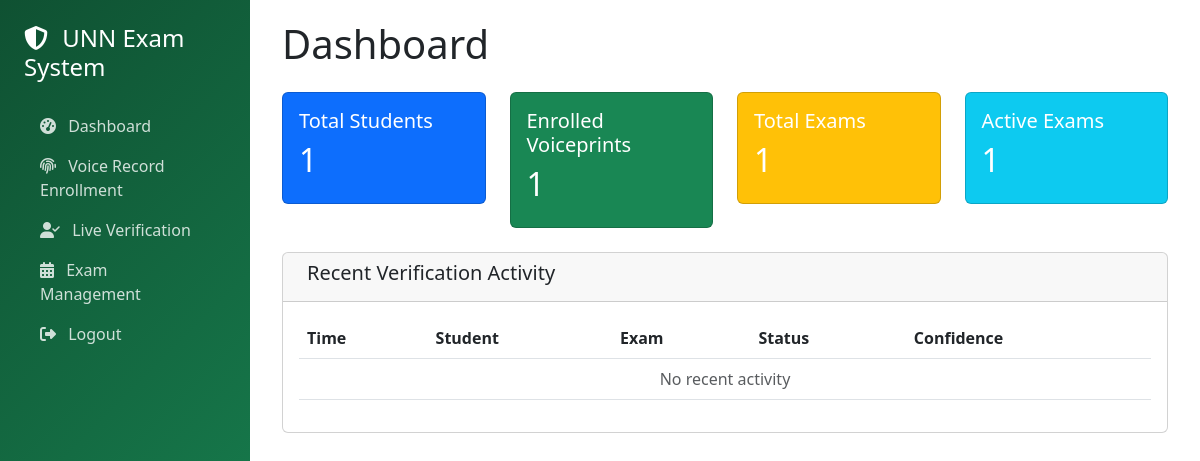
Page /dashboard (signed in) on the earlier database version.
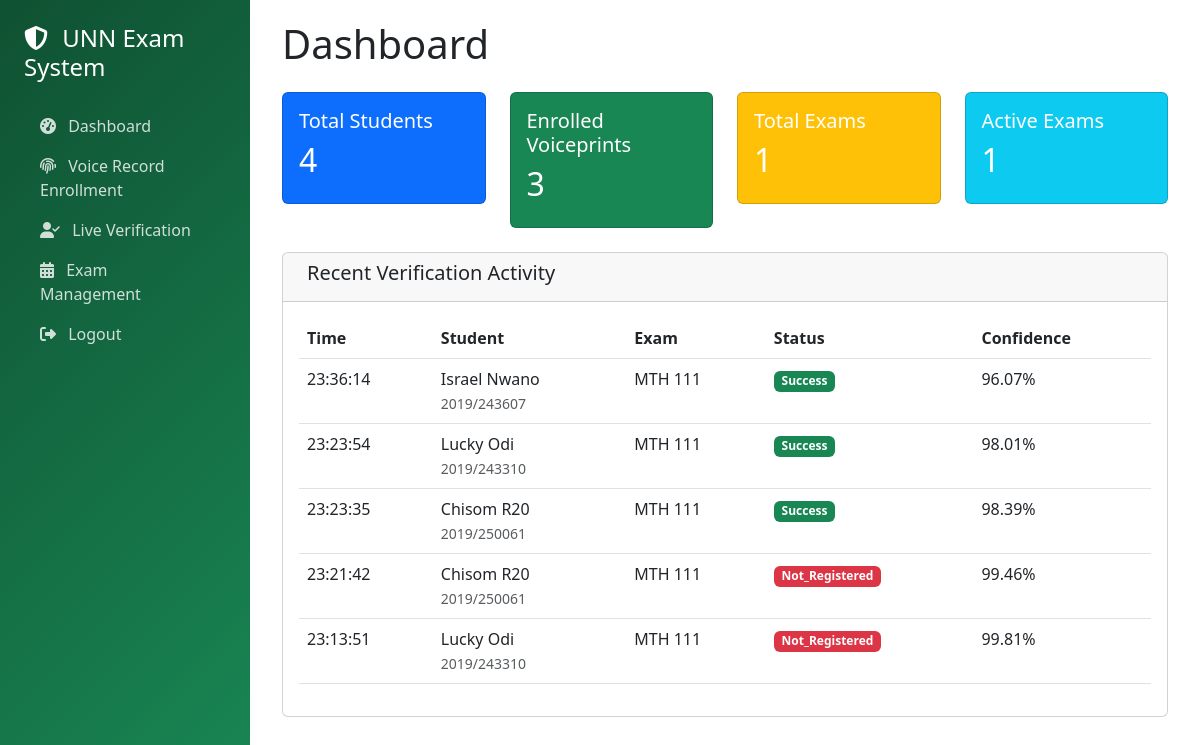
Same page on the later database version.
### app.py (models this page shows, shortened)
class VerificationAttempt(db.Model):
    __tablename__ = "verification_attempts"
    id: Mapped[int] = mapped_column(Integer, primary_key=True)
    exam_id: Mapped[int] = mapped_column(ForeignKey("exams.id"), nullable=False, index=True)
    student_id: Mapped[Optional[int]] = mapped_column(ForeignKey("students.id"), nullable=True, index=True)
    template_matched: Mapped[Optional[int]] = mapped_column(ForeignKey("voiceprint_templates.id"), index=True)
    verification_timestamp: Mapped[datetime] = mapped_column(DateTime, default=lambda: datetime.now(timezone.utc),
                                                             index=True)
    verification_status: Mapped[str] = mapped_column(String(20),
                                                     nullable=False)  # success, failed, duplicate, not_registered
    confidence_score: Mapped[Optional[Decimal]] = mapped_column(Numeric(5, 2))
    attempt_number: Mapped[int] = mapped_column(Integer, default=1)
    error_message: Mapped[Optional[str]] = mapped_column(Text)
    exam: Mapped["Exam"] = relationship(back_populates="verifications")
    student: Mapped[Optional["Student"]] = relationship()
    matched_template: Mapped[Optional["VoiceprintTemplate"]] = relationship(
        back_populates="verification_attempts"
    )

class Student(db.Model):
    __tablename__ = "students"
    id: Mapped[int] = mapped_column(Integer, primary_key=True)
    registration_number: Mapped[str] = mapped_column(String(20), unique=True, nullable=False, index=True)
    first_name: Mapped[str] = mapped_column(String(100), nullable=False)
    last_name: Mapped[str] = mapped_column(String(100), nullable=False)
    email: Mapped[Optional[str]] = mapped_column(String(255))
    department: Mapped[Optional[str]] = mapped_column(String(100))
    voiceprints: Mapped[List["VoiceprintTemplate"]] = relationship(
        back_populates="student",
        lazy="selectin",  # Changed from "select" for better performance
        cascade="all, delete-orphan"
    )
    registrations: Mapped[List["ExamRegistration"]] = relationship(
        back_populates="student",
        lazy="select"
    )

class Exam(db.Model):
    __tablename__ = "exams"
    id: Mapped[int] = mapped_column(Integer, primary_key=True)
    exam_code: Mapped[str] = mapped_column(String(20), nullable=False, unique=True, index=True)
    exam_title: Mapped[str] = mapped_column(String(255), nullable=False)
    exam_date: Mapped[date] = mapped_column(Date, nullable=False, index=True)
    start_time: Mapped[time] = mapped_column(Time, nullable=False)
    end_time: Mapped[Optional[time]] = mapped_column(Time)
    venue: Mapped[Optional[str]] = mapped_column(String(255))
    duration_minutes: Mapped[int] = mapped_column(Integer, default=180)
    status: Mapped[str] = mapped_column(String(20), default="scheduled",
                                        index=True)  # scheduled, active, completed, cancelled
    max_capacity: Mapped[Optional[int]] = mapped_column(Integer)
    created_at: Mapped[datetime] = mapped_column(DateTime, default=lambda: datetime.now(timezone.utc))
    updated_at: Mapped[datetime] = mapped_column(DateTime, default=lambda: datetime.now(timezone.utc),
                                                 onupdate=lambda: datetime.now(timezone.utc))
    registrations: Mapped[List["ExamRegistration"]] = relationship(
        back_populates="exam",
        lazy="select",
        cascade="all, delete-orphan"
    )
    verifications: Mapped[List["VerificationAttempt"]] = relationship(
        back_populates="exam",
        lazy="select",
        cascade="all, delete-orphan"
    )
    sessions: Mapped[List["VerificationSession"]] = relationship(
        back_populates="exam",
        cascade="all, delete-orphan"
    )
    attendance_records: Mapped[List["AttendanceRecord"]] = relationship(
        back_populates="exam",
        cascade="all, delete-orphan"
    )

### app.py (the view)
@app.route("/dashboard")
def dashboard():
    stats = {
        'total_students': db.session.execute(
            select(func.count()).select_from(Student)
        ).scalar(),
        'enrolled_fingerprints': db.session.execute(
            select(func.count(distinct(VoiceprintTemplate.student_id)))
        ).scalar(),
        'total_exams': db.session.execute(
            select(func.count()).select_from(Exam)
        ).scalar(),
        'active_exams': db.session.execute(
            select(func.count()).select_from(Exam).where(Exam.status == 'active')
        ).scalar()
    }
    stmt = select(
        VerificationAttempt,
        Student.registration_number,
        Student.first_name,
        Student.last_name,
        Exam.exam_code
    ).outerjoin(Student).join(Exam).order_by(
        VerificationAttempt.verification_timestamp.desc()
    ).limit(5)
    recent_verifications = db.session.execute(stmt).all()
    return render_template("dashboard.html",
                           stats=stats,
                           recent_verifications=recent_verifications,
                           current_user=current_user)

### app.py (called while the page is built)
@login_manager.user_loader
def load_user(user_id):
    return db.get_or_404(User, user_id)

### templates/dashboard.html (shortened to what this page needs)
{% extends "base.html" %}
{% block content %}
<div class="container-fluid">
    <h1 class="mb-4">Dashboard</h1>
     {% if current_user.id < 3 %}
    <div class="row mb-4">
        <div class="col-md-3">
            <div class="card bg-primary text-white">
                <div class="card-body">
                    <h5>Total Students</h5>
                    <h2>{{ stats.total_students }}</h2>
                </div>
            </div>
        </div>
        <div class="col-md-3">
            <div class="card bg-success text-white">
                <div class="card-body">
                    <h5>Enrolled Voiceprints</h5>
                    <h2>{{ stats.enrolled_fingerprints }}</h2>
                </div>
            </div>
        </div>
        <div class="col-md-3">
            <div class="card bg-warning text-white">
                <div class="card-body">
                    <h5>Total Exams</h5>
                    <h2>{{ stats.total_exams }}</h2>
                </div>
            </div>
        </div>
        <div class="col-md-3">
            <div class="card bg-info text-white">
                <div class="card-body">
                    <h5>Active Exams</h5>
                    <h2>{{ stats.active_exams }}</h2>
                </div>
            </div>
        </div>
    </div>
    {% else %}
    <p>Nothing for you</p>
    {% endif %}
    <div class="card">
        <div class="card-header">
            <h5>Recent Verification Activity</h5>
        </div>
        <div class="card-body">
            <div class="table-responsive">
                <table class="table table-hover">
                    <thead>
                        <tr>
                            <th>Time</th>
                            <th>Student</th>
                            <th>Exam</th>
                            <th>Status</th>
                            <th>Confidence</th>
                        </tr>
                    </thead>
                    <tbody>
                        {% for attempt, reg_no, first_name, last_name, exam_code in recent_verifications %}
                        <tr>
                            <td>{{ attempt.verification_timestamp.strftime('%H:%M:%S') }}</td>
                            <td>
                                {% if first_name %}
                                    {{ first_name }} {{ last_name }}<br>
                                    <small class="text-muted">{{ reg_no }}</small>
                                {% else %}
                                    Unknown
                                {% endif %}
                            </td>
                            <td>{{ exam_code }}</td>
                            <td>
                                <span class="badge bg-{{ 'success' if attempt.verification_status == 'success' else 'danger' }}">
                                    {{ attempt.verification_status.title() }}
                                </span>
                            </td>
                            <td>{{ attempt.confidence_score or 'N/A' }}%</td>
                        </tr>
                        {% else %}
                        <tr>
                            <td colspan="5" class="text-center text-muted">No recent activity</td>
                        </tr>
                        {% endfor %}
                    </tbody>
                </table>
            </div>
        </div>
    </div>
</div>
{% endblock %}

### templates/base.html (shortened to what this page needs)
<!DOCTYPE html>
<html lang="en">
<head>
    <link href="https://cdnjs.cloudflare.com/ajax/libs/bootstrap/5.3.0/css/bootstrap.min.css" rel="stylesheet">
    <link href="https://cdnjs.cloudflare.com/ajax/libs/font-awesome/6.4.0/css/all.min.css" rel="stylesheet">
</head>
<body>
    <nav class="sidebar">
        <div class="p-4">
            <h4 class="text-white mb-4">
                <i class="fas fa-shield-alt me-2"></i>
                UNN Exam System
            </h4>
            <ul class="nav flex-column">
                {% if current_user.id < 3 %}
                <li class="nav-item">
                    <a class="nav-link {% if request.endpoint == 'index' %}active{% endif %}" href="{{ url_for('dashboard') }}">
                        <i class="fas fa-tachometer-alt me-2"></i> Dashboard
                    </a>
                </li>
                <li class="nav-item">
                    <a class="nav-link {% if request.endpoint == 'enrollment' %}active{% endif %}" href="{{ url_for('enrollment') }}">
                        <i class="fas fa-fingerprint me-2"></i> Voice Record Enrollment
                    </a>
                </li>
                <li class="nav-item">
                    <a class="nav-link {% if request.endpoint == 'verification' %}active{% endif %}" href="{{ url_for('verification') }}">
                        <i class="fas fa-user-check me-2"></i> Live Verification
                    </a>
                </li>
                <li class="nav-item">
                    <a class="nav-link {% if request.endpoint == 'exam_management' %}active{% endif %}" href="{{ url_for('exam_management') }}">
                        <i class="fas fa-calendar-alt me-2"></i> Exam Management
                    </a>
                </li>
                {% else %}
                <li class="nav-item">
                    <a class="nav-link {% if request.endpoint == 'register_course' %}active{% endif %}" href="{{ url_for('course_registration') }}">
                        <i class="fas fa-file-import me-2"></i> Register Course
                    </a>
                </li>
                {% endif %}
                <li class="nav-item">
                    <a class="nav-link text-danger {% if request.endpoint == 'register_course' %}active{% endif %}" href="{{ url_for('logout') }}">
                        <i class="fas fa-sign-out-alt me-2"></i> Logout
                    </a>
                </li>
            </ul>
        </div>
    </nav>
    <main class="main-content">
        {% block content %}{% endblock %}
    </main>
</body>
</html>

### templates/base.html (style rules this page uses)
.sidebar { background: linear-gradient(135deg, #0f5132, var(--bs-success)); min-height: 100vh; position: fixed; top: 0; left: 0; width: 250px; z-index: 1000; }
.main-content { margin-left: 250px; padding: 20px; }
.nav-link { color: rgba(255, 255, 255, 0.8) !important; }

Differences in the rows shown:
added VerificationAttempt: verification_timestamp "23:36:14", first_name "Israel", last_name "Nwano", registration_number "2019/243607", exam_code "MTH 111", verification_status "Success", confidence_score "96.07"
added VerificationAttempt: verification_timestamp "23:23:54", first_name "Lucky", last_name "Odi", registration_number "2019/243310", exam_code "MTH 111", verification_status "Success", confidence_score "98.01"
added VerificationAttempt: verification_timestamp "23:23:35", first_name "Chisom", last_name "R20", registration_number "2019/250061", exam_code "MTH 111", verification_status "Success", confidence_score "98.39"
added VerificationAttempt: verification_timestamp "23:21:42", first_name "Chisom", last_name "R20", registration_number "2019/250061", exam_code "MTH 111", verification_status "Not_Registered", confidence_score "99.46"
added VerificationAttempt: verification_timestamp "23:13:51", first_name "Lucky", last_name "Odi", registration_number "2019/243310", exam_code "MTH 111", verification_status "Not_Registered", confidence_score "99.81"
Other differences:
{{ stats.total_students }}: "1" → "4"
{{ stats.enrolled_fingerprints }}: "1" → "3"
text no longer shown: "No recent activity"
